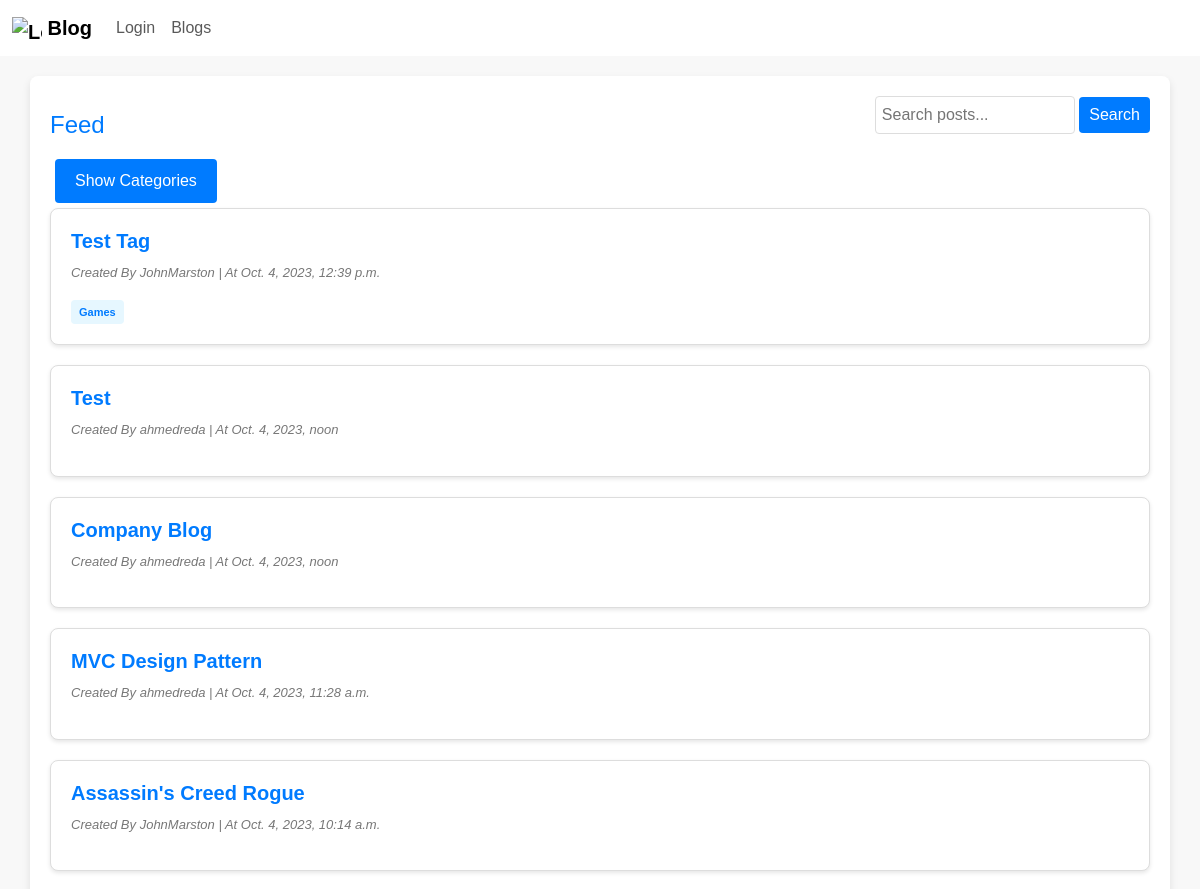
Before: /blog/ (upper part) with the older database file.
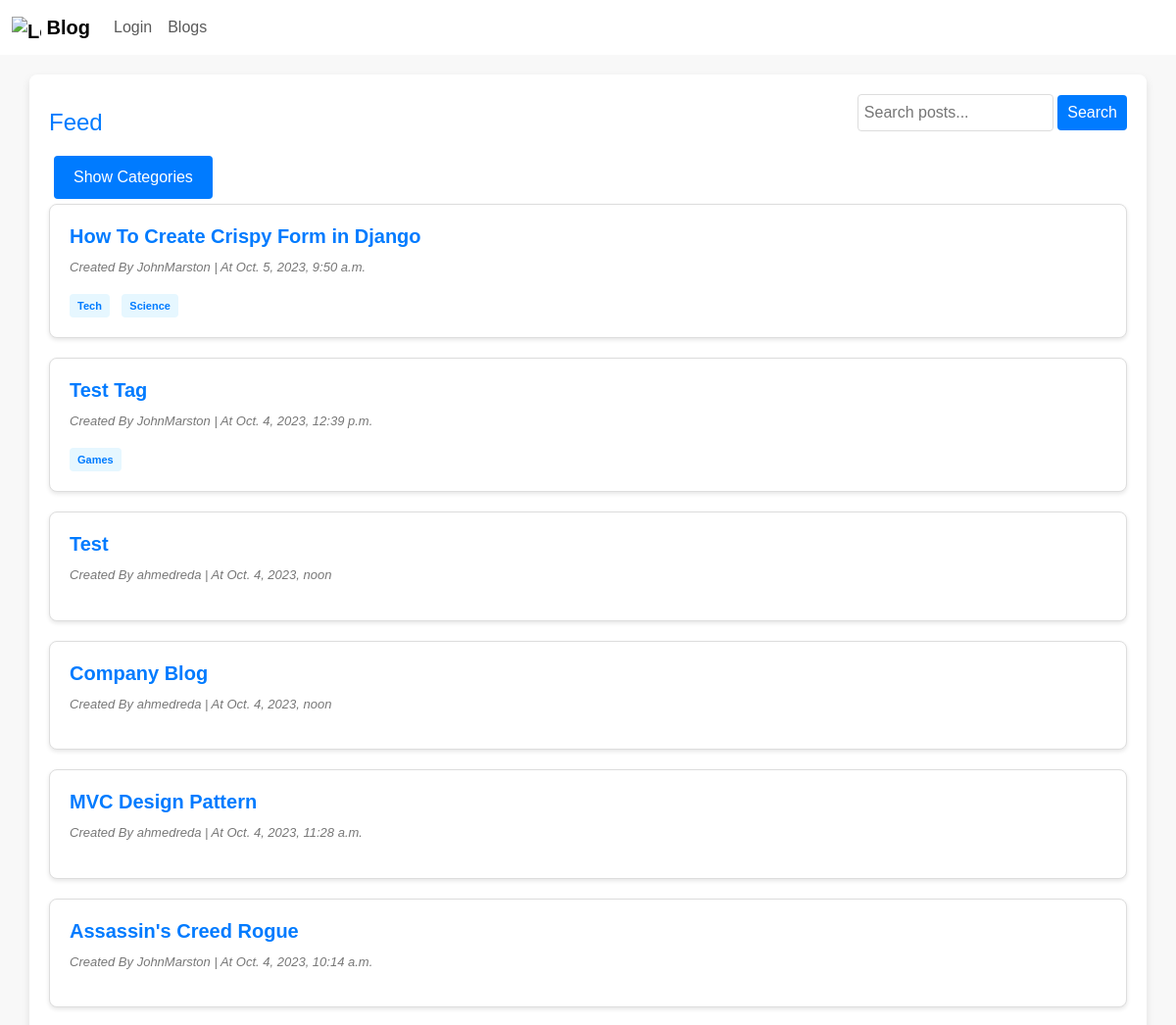
After: the same page with the newer database file.
### myApp/models.py (models this page shows, shortened)
class Blog(models.Model):
  ID = models.BigAutoField(auto_created = True, primary_key=True, verbose_name="ID")
  title = models.CharField(max_length=200)
  content = models.TextField()
  author = models.ForeignKey(User, on_delete=models.CASCADE, blank=False)
  created_at = models.DateTimeField(auto_now_add=True, blank=True)
  updated_at = models.DateTimeField(auto_now=True)
  is_draft = models.BooleanField(default=True)
  publish_status = models.CharField(max_length=10, choices=[('draft', 'Draft'), ('published', 'Published')], default='draft')
  tags = models.ManyToManyField(Tag,related_name="tag_posts")
  categories = models.ManyToManyField(Category)
  company = models.ForeignKey(Company, on_delete=models.SET_NULL, blank=True, null=True)

class Tag(models.Model):
  category  = models.ManyToManyField(Category,related_name='tags')
  tag_name  = models.CharField(max_length=100)

### myApp/views.py (the view)
# urls.py: path("blog/", views.showBlogs, name="showBlogs"),
def showBlogs(request):
    query = request.GET.get('q')
    blogs = Blog.objects.filter(publish_status="published").order_by("-created_at")
    categories = Category.objects.all()
    if query:
        blogs = blogs.filter(Q(title__icontains=query) | Q(content__icontains=query))
    context = {"Blogs": blogs, "query": query,'categories': categories,}
    return render(request, "Blog/home.html", context)

### myApp/templates/Blog/home.html (shortened to what this page needs)
<!DOCTYPE html>
<html lang="en">
{% load static %} {% load crispy_forms_tags %}
<head>
    <link href="{% static 'css/bootstrap.css' %}" rel="stylesheet">
    <link href="{% static 'css/home.css' %}" rel="stylesheet">
</head>
<body>
    {% include "Blog/blogNavBar.html" %}
    <div class="container">
        <div class="header-search">
			<h1>Feed</h1>
			<form method="get" class="search-form">
				<input type="search" name="q" placeholder="Search posts..." {% if query %}value="{{ query }}"{% endif %}>
				<button type="submit">Search</button>
			</form>
		</div>
        <button class="toggle-button" onclick="toggleCategories()">Show Categories</button>
        {% for blog in Blogs %}
        <div class="blog-card">
            <h4><a href="{% url "blogPage" id=blog.ID %}" style="color: #007bff;">{{ blog.title|capfirst }}</a></h4>
            <div class="meta-info">
                <p class="meta-info">Created By {{ blog.author.username }} | At {{ blog.created_at }}</p>
            </div>
            <div class="tags">
                {% if blog.tags.all %}
                {% for tag in blog.tags.all %}
                <a href="{% url "tagposts" tag.pk %}" class="tag">{{ tag.tag_name }}</a>
                {% endfor %}
                {% endif %}
            </div>
        </div>
        {% endfor %}
    </div>
</body>
</html>

Changed rows visible on the page:
added Blog: title "How To Create Crispy Form in Django", author.username "JohnMarston", created_at "Oct. 5, 2023, 9:50 a.m."
added Tag: tag_name "Tech", shown under "How To Create Crispy Form in Django"
added Tag: tag_name "Science", shown under "How To Create Crispy Form in Django"
